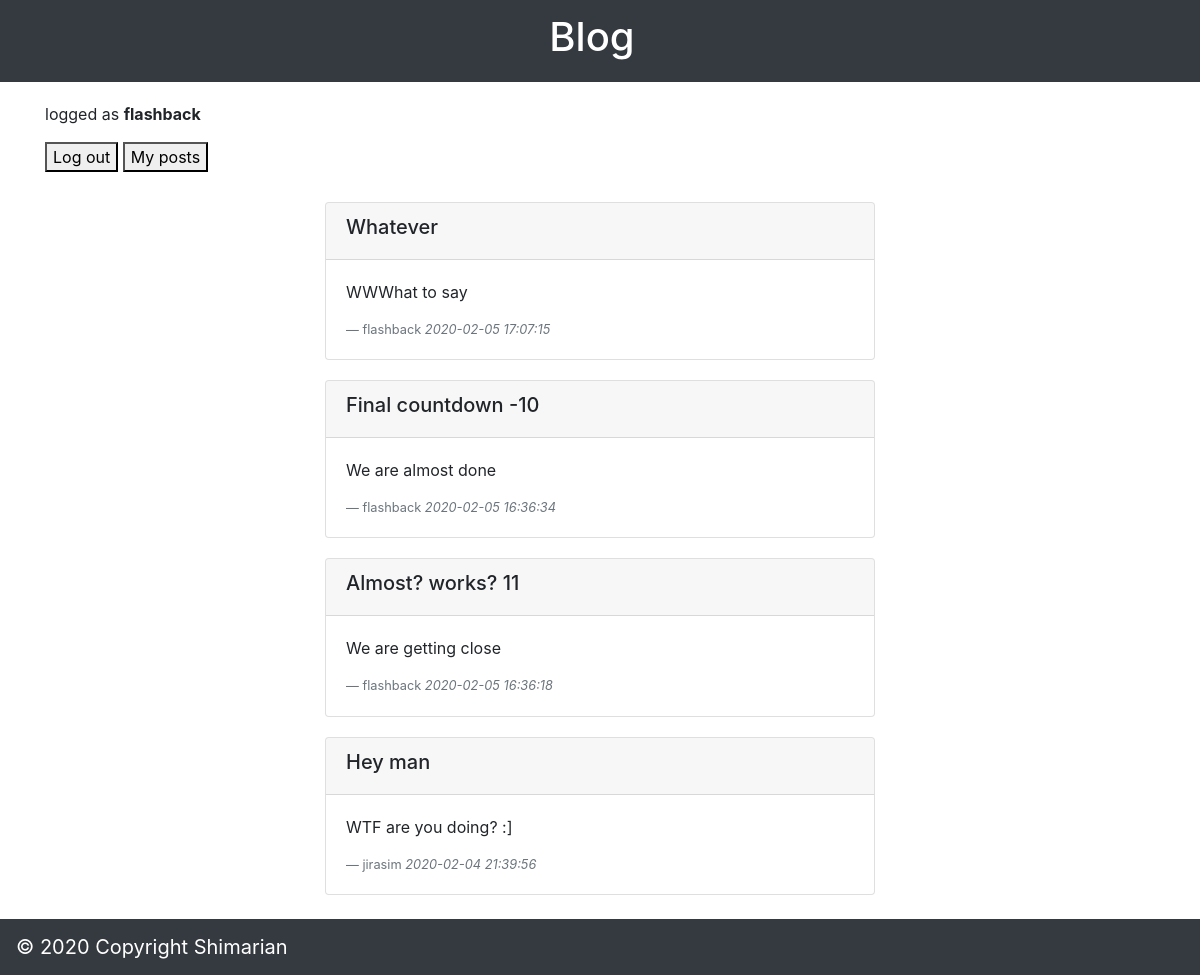
The app's page /Blog/index.php (signed in) with its own data.
### tables this page shows
CREATE TABLE `posts` (
  `id` int(11) NOT NULL,
  `user` varchar(255) NOT NULL,
  `birth` timestamp NOT NULL DEFAULT current_timestamp(),
  `head` varchar(255) NOT NULL,
  `body` text NOT NULL
);

### Blog/controls/index_control.php (called while the page is built, shortened)
<?php
    $table = "posts";
    $post_user_key = "user";
    $post_timestamp_key = "birth";
    $post_head_key = "head";
    $post_body_key = "body";
    $filter = "";
    $sorted_by = ["birth"];
    $order = "DESC";
    $all_posts = select_SQL($table, $filter, $sorted_by, $order);
?>

### Blog/modules/SQL.php (called while the page is built, shortened)
<?php
    include('config/db_connection.php');
    function select_SQL($table, $filter, $sorted_by, $order='ASC'){
        global $pdo;
        $sql = "SELECT * FROM $table";
        if(!empty($sorted_by)){
            $sql = $sql . " ORDER BY";
            foreach($sorted_by as $key){
                $sql = $sql . " $key";
            }
            $sql = $sql . " $order";
        }
        $stmt = $pdo->prepare($sql);
        $stmt->execute();
        $result = $stmt->fetchAll();
        return $result;
    }
?>

### Blog/index.php (the view, shortened to what this page needs)
<?php
include "modules/SQL.php";
include "templates/header.php";
include "controls/index_control.php";
?>
<div class="container">
    <?php if(isset($_SESSION['user_username'])){ ?>
        <div class="login-form">
            <form method="post">
                <?php echo "logged as " . "<span class='font-weight-bold'>" . $_SESSION['user_username'] . "</span>"; ?> </p>
                <button type="submit" name="log-out" style="margin-bottom:30px" >Log out</button>
                <button type="button" onclick="window.location.href='myposts.php'">My posts</button>
            </form>
        </div>
    <?php } ?>
    <div class="">
        <?php foreach($all_posts as $post){ ?>
            <form method="post">
                <div class="card mx-auto" style="max-width: 550px; margin-bottom:20px">
                    <div class="card-header">
                        <h5><?php echo $post[$post_head_key] ?></h5>
                    </div>
                    <div class="card-body">
                        <p><?php echo $post[$post_body_key] ?></p>
                        <footer class="blockquote-footer"><?php echo $post[$post_user_key] ?>
                            <cite title="Source Title"><?php echo $post[$post_timestamp_key] ?></cite></footer>
                    </div>
                </div>
            </form>
        <?php } ?>
    </div>
</div>
<?php
include "templates/footer.php";
?>

### Blog/styles/maincss.css (style rules this page uses)
.login-form { margin-top: 20px; max-width: 300px; }

### records on screen
posts: head "Whatever", body "WWWhat to say", user "flashback", birth "2020-02-05 17:07:15"
posts: head "Final countdown -10", body "We are almost done", user "flashback", birth "2020-02-05 16:36:34"
posts: head "Almost? works? 11", body "We are getting close", user "flashback", birth "2020-02-05 16:36:18"
posts: head "Hey man", body "WTF are you doing? :]", user "jirasim", birth "2020-02-04 21:39:56"

### other values on screen
$_SESSION['user_username'] "flashback"
